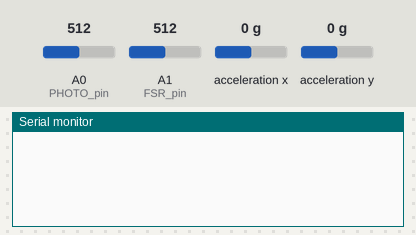
Bench run of a sketch on a simulated Arduino Uno, built with avr-gcc and run on an emulated ATmega328P. Parts: the last lines printed to the serial monitor. The test bench sets the inputs (shaded band); at power-on: A0 (PHOTO_pin) = 512, A1 (FSR_pin) = 512, acceleration x 0 g, acceleration y 0 g.

Above: at 1.8 s.
1.9 s: A0 (PHOTO_pin) set to 716
At 3.0 s:
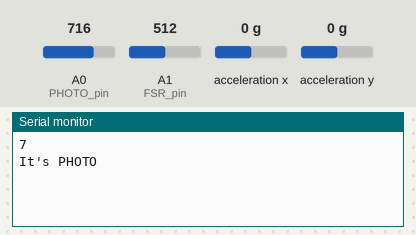
3.5 s: A1 (FSR_pin) set to 716
At 4.7 s:
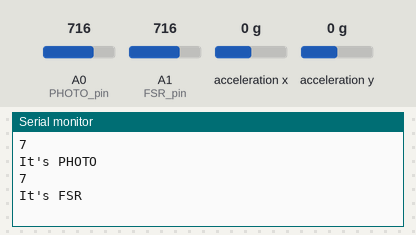
5.6 s: A0 (PHOTO_pin) set to 992
At 7.6 s:
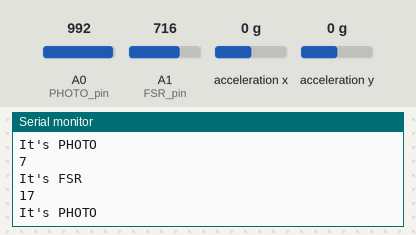

Measured:
- after the input at 1.9 s, the serial monitor: prints a new line after 0.10 s (image 1)
- after the input at 3.5 s, the serial monitor: prints a new line after 0.61 s (image 2)
- after the input at 5.6 s, the serial monitor: prints a new line after 0.61 s (image 3)

The sketch:

20200608_Constant_Readings_Smoothing.ino
```cpp
//Modified version of the Arduino tutorial 'Smoothing'
#include <Wire.h>;
#include "SparkFun_MMA8452Q.h";

MMA8452Q accel;

const int numReadings = 100;

int FSR_readings[numReadings];      // the readings from the analog input
int PHOTO_readings[numReadings];
int ORIEN_readings[numReadings];
int FSR_readIndex = 0;              // the index of the current reading
int PHOTO_readIndex = 0;
int ORIEN_readIndex = 0;
int FSR_total = 0;                  // the running total
int PHOTO_total = 0;
int ORIEN_total;
int FSR_average = 0;                // the average
int PHOTO_average = 0;
int ORIEN_average = 0;

int FSR_pin = A1;
int PHOTO_pin = A0;

void setup() {
  // initialize serial communication with computer:
  Serial.begin(9600);
  // initialize all the readings to 0:
  for (int FSR_Reading = 0; FSR_Reading < numReadings; FSR_Reading++) {
    FSR_readings[FSR_Reading] = 0;
  }
  for (int PHOTO_Reading = 0; PHOTO_Reading < numReadings; PHOTO_Reading++) {
    PHOTO_readings[PHOTO_Reading] = 0;
  }
  for (int ORIEN_Reading = 0; ORIEN_Reading < numReadings; ORIEN_Reading++) {
    ORIEN_readings[ORIEN_Reading] = 0;
  }

  Wire.begin();
  accel.init();
}

void loop() {
  int X = analogRead(FSR_pin);
  int Y = analogRead(PHOTO_pin);
  int Z = accel.readPL();

  delay(1000);

  int X2 = analogRead(FSR_pin);
  int Y2 = analogRead(PHOTO_pin);
  int Z2 = accel.readPL();

  if (X2 > X) {
    // subtract the last reading:
    FSR_total = FSR_total - FSR_readings[FSR_readIndex];
    // read from the sensor:
    FSR_readings[FSR_readIndex] = analogRead(FSR_pin);
    // add the reading to the total:
    FSR_total = FSR_total + FSR_readings[FSR_readIndex];
    // advance to the next position in the array:
    FSR_readIndex = FSR_readIndex + 1;

    // if we're at the end of the array...
    if (FSR_readIndex >= numReadings) {
      // ...wrap around to the beginning:
      FSR_readIndex = 0;
    }

    // calculate the average:
    FSR_average = FSR_total / numReadings;
    // send it to the computer as ASCII digits
    Serial.println(FSR_average);
    Serial.println("It's FSR");
    delay(100);        // delay in between reads for stability
  }
  else if (Y2 > Y) {
    // subtract the last reading:
    PHOTO_total = PHOTO_total - PHOTO_readings[PHOTO_readIndex];
    // read from the sensor:
    PHOTO_readings[PHOTO_readIndex] = analogRead(PHOTO_pin);
    // add the reading to the total:
    PHOTO_total = PHOTO_total + PHOTO_readings[PHOTO_readIndex];
    // advance to the next position in the array:
    PHOTO_readIndex = PHOTO_readIndex + 1;

    // if we're at the end of the array...
    if (PHOTO_readIndex >= numReadings) {
      // ...wrap around to the beginning:
      PHOTO_readIndex = 0;
    }

    // calculate the average:
    PHOTO_average = PHOTO_total / numReadings;
    // send it to the computer as ASCII digits
    Serial.println(PHOTO_average);
    Serial.println("It's PHOTO");
    delay(100);
  }
  else if (Z2 > Z) {
    // subtract the last reading:
    ORIEN_total = ORIEN_total - ORIEN_readings[ORIEN_readIndex];
    // read from the sensor:
    ORIEN_readings[ORIEN_readIndex] = accel.readPL();
    // add the reading to the total:
    ORIEN_total = ORIEN_total + ORIEN_readings[ORIEN_readIndex];
    // advance to the next position in the array:
    ORIEN_readIndex = ORIEN_readIndex + 1;

    // if we're at the end of the array...
    if (ORIEN_readIndex >= numReadings) {
      // ...wrap around to the beginning:
      ORIEN_readIndex = 0;
    }

    // calculate the average:
    ORIEN_average = ORIEN_total / numReadings;
    // send it to the computer as ASCII digits
    Serial.println(ORIEN_average);
    Serial.println("It's ORIEN");
    delay(100);
  }
}
```
